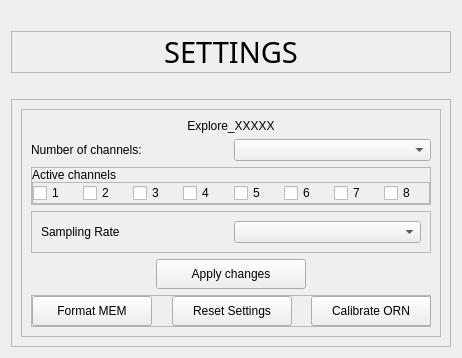
            <widget class="QWidget" name="page_settings">
             <property name="styleSheet">
              <string notr="true"/>
             </property>
             <layout class="QVBoxLayout" name="verticalLayout_23">
              <item>
               <spacer name="verticalSpacer_10">
                <property name="orientation">
                 <enum>Qt::Vertical</enum>
                </property>
                <property name="sizeType">
                 <enum>QSizePolicy::Fixed</enum>
                </property>
                <property name="sizeHint" stdset="0">
                 <size>
                  <width>20</width>
                  <height>20</height>
                 </size>
                </property>
               </spacer>
              </item>
              <item>
               <widget class="QFrame" name="frame_settings_title">
                <property name="maximumSize">
                 <size>
                  <width>16777215</width>
                  <height>50</height>
                 </size>
                </property>
                <property name="styleSheet">
                 <string notr="true"/>
                </property>
                <property name="frameShape">
                 <enum>QFrame::StyledPanel</enum>
                </property>
                <property name="frameShadow">
                 <enum>QFrame::Raised</enum>
                </property>
                <layout class="QHBoxLayout" name="horizontalLayout_5">
                 <property name="spacing">
                  <number>0</number>
                 </property>
                 <property name="leftMargin">
                  <number>0</number>
                 </property>
                 <property name="topMargin">
                  <number>0</number>
                 </property>
                 <property name="rightMargin">
                  <number>0</number>
                 </property>
                 <property name="bottomMargin">
                  <number>0</number>
                 </property>
                 <item>
                  <widget class="QLabel" name="settings_title">
                   <property name="minimumSize">
                    <size>
                     <width>0</width>
                     <height>0</height>
                    </size>
                   </property>
                   <property name="font">
                    <font>
                     <family>DM Sans</family>
                     <pointsize>22</pointsize>
                     <weight>50</weight>
                     <italic>false</italic>
                     <bold>false</bold>
                    </font>
                   </property>
                   <property name="text">
                    <string>SETTINGS</string>
                   </property>
                   <property name="alignment">
                    <set>Qt::AlignCenter</set>
                   </property>
                  </widget>
                 </item>
                </layout>
               </widget>
              </item>
              <item>
               <spacer name="verticalSpacer_11">
                <property name="orientation">
                 <enum>Qt::Vertical</enum>
                </property>
                <property name="sizeType">
                 <enum>QSizePolicy::Fixed</enum>
                </property>
                <property name="sizeHint" stdset="0">
                 <size>
                  <width>20</width>
                  <height>20</height>
                 </size>
                </property>
               </spacer>
              </item>
              <item>
               <widget class="QFrame" name="frame_settings">
                <property name="sizePolicy">
                 <sizepolicy hsizetype="Expanding" vsizetype="Expanding">
                  <horstretch>0</horstretch>
                  <verstretch>0</verstretch>
                 </sizepolicy>
                </property>
                <property name="styleSheet">
                 <string notr="true"/>
                </property>
                <property name="frameShape">
                 <enum>QFrame::StyledPanel</enum>
                </property>
                <property name="frameShadow">
                 <enum>QFrame::Raised</enum>
                </property>
                <layout class="QVBoxLayout" name="verticalLayout_19">
                 <item>
                  <layout class="QHBoxLayout" name="horizontalLayout_31">
                   <item>
                    <widget class="QFrame" name="frame_device">
                     <property name="minimumSize">
                      <size>
                       <width>0</width>
                       <height>0</height>
                      </size>
                     </property>
                     <property name="maximumSize">
                      <size>
                       <width>420</width>
                       <height>16777215</height>
                      </size>
                     </property>
                     <property name="styleSheet">
                      <string notr="true"/>
                     </property>
                     <property name="frameShape">
                      <enum>QFrame::StyledPanel</enum>
                     </property>
                     <property name="frameShadow">
                      <enum>QFrame::Raised</enum>
                     </property>
                     <layout class="QVBoxLayout" name="verticalLayout_2">
                      <item>
                       <widget class="QLabel" name="label_explore_name">
                        <property name="minimumSize">
                         <size>
                          <width>0</width>
                          <height>0</height>
                         </size>
                        </property>
                        <property name="maximumSize">
                         <size>
                          <width>16777215</width>
                          <height>75</height>
                         </size>
                        </property>
                        <property name="styleSheet">
                         <string notr="true"/>
                        </property>
                        <property name="text">
                         <string>Explore_XXXXX</string>
                        </property>
                        <property name="alignment">
                         <set>Qt::AlignCenter</set>
                        </property>
                       </widget>
                      </item>
                      <item>
                       <layout class="QHBoxLayout" name="horizontalLayout_8">
                        <item>
                         <widget class="QLabel" name="label_12">
                          <property name="text">
                           <string>Number of channels: </string>
                          </property>
                         </widget>
                        </item>
                        <item>
                         <widget class="QComboBox" name="n_chan"/>
                        </item>
                       </layout>
                      </item>
                      <item>
                       <widget class="QFrame" name="frame_channels">
                        <property name="styleSheet">
                         <string notr="true"/>
                        </property>
                        <property name="frameShape">
                         <enum>QFrame::StyledPanel</enum>
                        </property>
                        <property name="frameShadow">
                         <enum>QFrame::Raised</enum>
                        </property>
                        <layout class="QVBoxLayout" name="verticalLayout_5">
                         <property name="spacing">
                          <number>0</number>
                         </property>
                         <property name="leftMargin">
                          <number>0</number>
                         </property>
                         <property name="topMargin">
                          <number>0</number>
                         </property>
                         <property name="rightMargin">
                          <number>0</number>
                         </property>
                         <property name="bottomMargin">
                          <number>0</number>
                         </property>
                         <item>
                          <widget class="QLabel" name="label_activeChannels">
                           <property name="text">
                            <string>Active channels</string>
                           </property>
                          </widget>
                         </item>
                         <item>
                          <widget class="QFrame" name="frame_cb_channels">
                           <property name="frameShape">
                            <enum>QFrame::StyledPanel</enum>
                           </property>
                           <property name="frameShadow">
                            <enum>QFrame::Raised</enum>
                           </property>
                           <layout class="QHBoxLayout" name="horizontalLayout_6">
                            <property name="spacing">
                             <number>5</number>
                            </property>
                            <property name="leftMargin">
                             <number>0</number>
                            </property>
                            <property name="topMargin">
                             <number>0</number>
                            </property>
                            <property name="rightMargin">
                             <number>0</number>
                            </property>
                            <property name="bottomMargin">
                             <number>0</number>
                            </property>
                            <item>
                             <widget class="QCheckBox" name="cb_ch1">
                              <property name="cursor">
                               <cursorShape>PointingHandCursor</cursorShape>
                              </property>
                              <property name="styleSheet">
                               <string notr="true"/>
                              </property>
                              <property name="text">
                               <string>1</string>
                              </property>
                             </widget>
                            </item>
                            <item>
                             <widget class="QCheckBox" name="cb_ch2">
                              <property name="cursor">
                               <cursorShape>PointingHandCursor</cursorShape>
                              </property>
                              <property name="styleSheet">
                               <string notr="true"/>
                              </property>
                              <property name="text">
                               <string>2</string>
                              </property>
                             </widget>
                            </item>
                            <item>
                             <widget class="QCheckBox" name="cb_ch3">
                              <property name="cursor">
                               <cursorShape>PointingHandCursor</cursorShape>
                              </property>
                              <property name="styleSheet">
                               <string notr="true"/>
                              </property>
                              <property name="text">
                               <string>3</string>
                              </property>
                             </widget>
                            </item>
                            <item>
                             <widget class="QCheckBox" name="cb_ch4">
                              <property name="cursor">
                               <cursorShape>PointingHandCursor</cursorShape>
                              </property>
                              <property name="styleSheet">
                               <string notr="true"/>
                              </property>
                              <property name="text">
                               <string>4</string>
                              </property>
                             </widget>
                            </item>
                            <item>
                             <widget class="QCheckBox" name="cb_ch5">
                              <property name="cursor">
                               <cursorShape>PointingHandCursor</cursorShape>
                              </property>
                              <property name="styleSheet">
                               <string notr="true"/>
                              </property>
                              <property name="text">
                               <string>5</string>
                              </property>
                             </widget>
                            </item>
                            <item>
                             <widget class="QCheckBox" name="cb_ch6">
                              <property name="styleSheet">
                               <string notr="true"/>
                              </property>
                              <property name="text">
                               <string>6</string>
                              </property>
                             </widget>
                            </item>
                            <item>
                             <widget class="QCheckBox" name="cb_ch7">
                              <property name="cursor">
                               <cursorShape>PointingHandCursor</cursorShape>
                              </property>
                              <property name="styleSheet">
                               <string notr="true"/>
                              </property>
                              <property name="text">
                               <string>7</string>
                              </property>
                             </widget>
                            </item>
                            <item>
                             <widget class="QCheckBox" name="cb_ch8">
                              <property name="cursor">
                               <cursorShape>PointingHandCursor</cursorShape>
                              </property>
                              <property name="styleSheet">
                               <string notr="true"/>
                              </property>
                              <property name="text">
                               <string>8</string>
                              </property>
                             </widget>
                            </item>
                           </layout>
                          </widget>
                         </item>
                        </layout>
                       </widget>
                      </item>
                      <item>
                       <widget class="QFrame" name="frame_samplingrate">
                        <property name="styleSheet">
                         <string notr="true"/>
                        </property>
                        <property name="frameShape">
                         <enum>QFrame::StyledPanel</enum>
                        </property>
                        <property name="frameShadow">
                         <enum>QFrame::Raised</enum>
                        </property>
                        <layout class="QHBoxLayout" name="horizontalLayout_7">
                         <item>
                          <widget class="QLabel" name="label_samping_rate">
                           <property name="styleSheet">
                            <string notr="true"/>
                           </property>
                           <property name="text">
                            <string>Sampling Rate</string>
                           </property>
                          </widget>
                         </item>
                         <item>
                          <widget class="QComboBox" name="value_sampling_rate">
                           <property name="styleSheet">
                            <string notr="true"/>
                           </property>
                          </widget>
                         </item>
                        </layout>
                       </widget>
                      </item>
                      <item alignment="Qt::AlignHCenter">
                       <widget class="QPushButton" name="btn_apply_settings">
                        <property name="minimumSize">
                         <size>
                          <width>150</width>
                          <height>30</height>
                         </size>
                        </property>
                        <property name="maximumSize">
                         <size>
                          <width>150</width>
                          <height>30</height>
                         </size>
                        </property>
                        <property name="cursor">
                         <cursorShape>PointingHandCursor</cursorShape>
                        </property>
                        <property name="text">
                         <string>Apply changes</string>
                        </property>
                       </widget>
                      </item>
                      <item alignment="Qt::AlignHCenter">
                       <widget class="QFrame" name="frame_device_buttons">
                        <property name="sizePolicy">
                         <sizepolicy hsizetype="Preferred" vsizetype="Preferred">
                          <horstretch>0</horstretch>
                          <verstretch>0</verstretch>
                         </sizepolicy>
                        </property>
                        <property name="styleSheet">
                         <string notr="true"/>
                        </property>
                        <property name="frameShape">
                         <enum>QFrame::StyledPanel</enum>
                        </property>
                        <property name="frameShadow">
                         <enum>QFrame::Raised</enum>
                        </property>
                        <layout class="QHBoxLayout" name="horizontalLayout_4">
                         <property name="spacing">
                          <number>20</number>
                         </property>
                         <property name="leftMargin">
                          <number>0</number>
                         </property>
                         <property name="topMargin">
                          <number>0</number>
                         </property>
                         <property name="rightMargin">
                          <number>0</number>
                         </property>
                         <property name="bottomMargin">
                          <number>0</number>
                         </property>
                         <item>
                          <widget class="QPushButton" name="btn_format_memory">
                           <property name="sizePolicy">
                            <sizepolicy hsizetype="Preferred" vsizetype="Fixed">
                             <horstretch>0</horstretch>
                             <verstretch>0</verstretch>
                            </sizepolicy>
                           </property>
                           <property name="minimumSize">
                            <size>
                             <width>120</width>
                             <height>30</height>
                            </size>
                           </property>
                           <property name="maximumSize">
                            <size>
                             <width>16777215</width>
                             <height>30</height>
                            </size>
                           </property>
                           <property name="cursor">
                            <cursorShape>PointingHandCursor</cursorShape>
                           </property>
                           <property name="text">
                            <string>Format MEM</string>
                           </property>
                          </widget>
                         </item>
                         <item>
                          <widget class="QPushButton" name="btn_reset_settings">
                           <property name="sizePolicy">
                            <sizepolicy hsizetype="Preferred" vsizetype="Fixed">
                             <horstretch>0</horstretch>
                             <verstretch>0</verstretch>
                            </sizepolicy>
                           </property>
                           <property name="minimumSize">
                            <size>
                             <width>120</width>
                             <height>30</height>
                            </size>
                           </property>
                           <property name="maximumSize">
                            <size>
                             <width>16777215</width>
                             <height>30</height>
                            </size>
                           </property>
                           <property name="cursor">
                            <cursorShape>PointingHandCursor</cursorShape>
                           </property>
                           <property name="styleSheet">
                            <string notr="true"/>
                           </property>
                           <property name="text">
                            <string>Reset Settings</string>
                           </property>
                          </widget>
                         </item>
                         <item>
                          <widget class="QPushButton" name="btn_calibrate">
                           <property name="sizePolicy">
                            <sizepolicy hsizetype="Preferred" vsizetype="Fixed">
                             <horstretch>0</horstretch>
                             <verstretch>0</verstretch>
                            </sizepolicy>
                           </property>
                           <property name="minimumSize">
                            <size>
                             <width>120</width>
                             <height>30</height>
                            </size>
                           </property>
                           <property name="maximumSize">
                            <size>
                             <width>16777215</width>
                             <height>30</height>
                            </size>
                           </property>
                           <property name="cursor">
                            <cursorShape>PointingHandCursor</cursorShape>
                           </property>
                           <property name="text">
                            <string>Calibrate ORN</string>
                           </property>
                          </widget>
                         </item>
                        </layout>
                       </widget>
                      </item>
                     </layout>
                    </widget>
                   </item>
                  </layout>
                 </item>
                </layout>
               </widget>
              </item>
             </layout>
            </widget>
